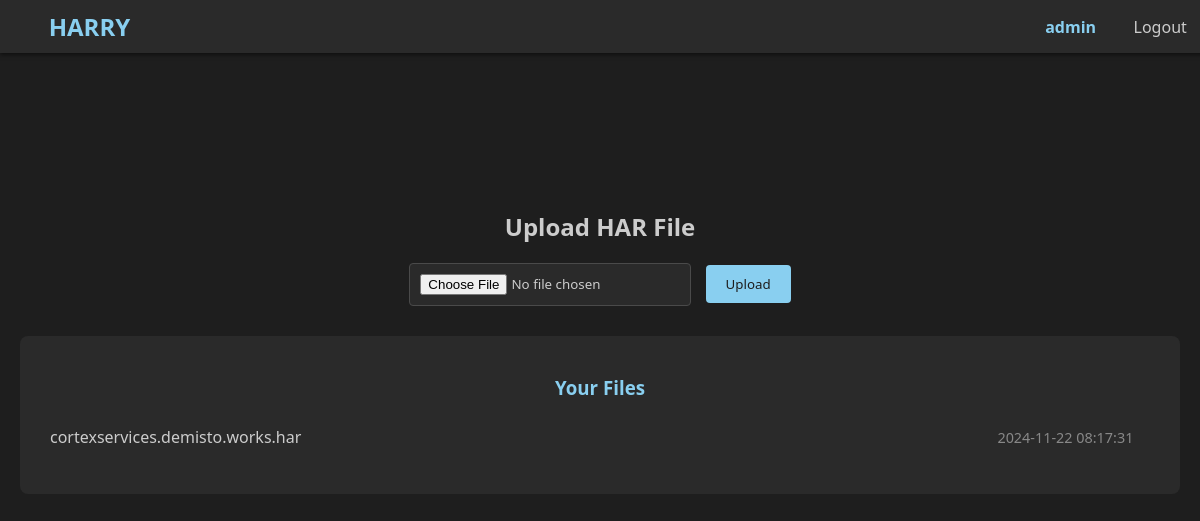
Page / (signed in) on the earlier database version.
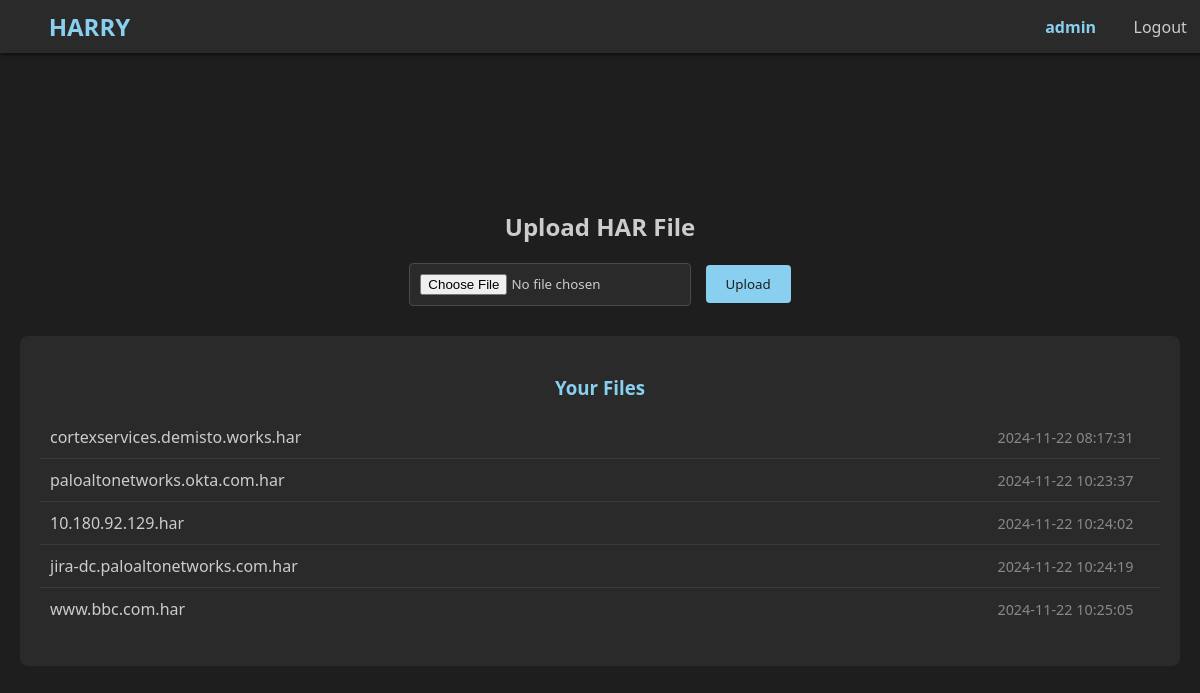
Same page on the later database version.
### models.py (models this page shows, shortened)
class User(UserMixin, db.Model):
    id = db.Column(db.Integer, primary_key=True)
    username = db.Column(db.String(80), unique=True, nullable=False)
    email = db.Column(db.String(120), unique=True, nullable=False)
    password_hash = db.Column(db.String(128))
    har_files = db.relationship('HARFile', backref='user', lazy=True)

class HARFile(db.Model):
    id = db.Column(db.Integer, primary_key=True)
    filename = db.Column(db.String(255), nullable=False)
    upload_date = db.Column(db.DateTime, nullable=False, default=datetime.utcnow)
    user_id = db.Column(db.Integer, db.ForeignKey('user.id'), nullable=False)

### app.py (the view, shortened to what this page needs)
@app.route('/', methods=['GET', 'POST'])
@login_required
def upload_file():
    user_files = get_user_files(current_user.id)
    return render_template('upload.html', app_name='HARRY', files=user_files)

### app.py (called while the page is built)
@login_manager.user_loader
def load_user(user_id):
    return User.query.get(int(user_id))

def get_user_files(user_id):
    return HARFile.query.filter_by(user_id=user_id).all()

### templates/upload.html
{% extends "base.html" %}
{% block content %}
<div class="upload-container">
    <h2>Upload HAR File</h2>
    <form method="post" enctype="multipart/form-data">
        <input type="file" name="harfile" accept=".har" aria-label="Upload HAR File" required>
        <input type="submit" value="Upload">
    </form>
    {% if files %}
    <div class="files-list">
        <h3>Your Files</h3>
        <ul id="files-list">
            {% for file in files %}
            <li>
                <a href="{{ url_for('requests_page', filename=file.filename) }}">
                    {{ file.filename }}
                </a>
                <div class="file-actions">
                    <span class="upload-date">{{ file.upload_date.strftime('%Y-%m-%d %H:%M:%S') }}</span>
                    <i class="fas fa-trash delete-btn"
                   data-filename="{{ file.filename }}"
                   title="Delete file"></i>
                </div>
            </li>
            {% endfor %}
        </ul>
    </div>
    {% endif %}</div>
{% endblock %}

### templates/base.html (shortened to what this page needs)
<!DOCTYPE html>
<html lang="en">
<head>
    <link rel="stylesheet" href="{{ url_for('static', filename='css/style.css') }}">
    <link href="https://cdnjs.cloudflare.com/ajax/libs/prism/1.29.0/themes/prism-okaidia.min.css" rel="stylesheet" />
    <link rel="stylesheet" href="https://cdnjs.cloudflare.com/ajax/libs/font-awesome/6.4.0/css/all.min.css">
</head>
<body>
    <header>
        <div class="header-left">
            <h1>
                <i class="fas fa-glasses"></i>
                <a href="{{ url_for('upload_file') }}">{{ app_name }}</a>
            </h1>
        </div>
        {% if current_user.is_authenticated %}
        <div class="header-center">
            <span class="username">{{ current_user.username }}</span>
            <a href="{{ url_for('logout') }}" class="logout-btn">
                <i class="fas fa-sign-out-alt"></i> Logout
            </a>
        </div>
        {% endif %}
    </header>
    <div class="container">
        {% block content %}{% endblock %}
    </div>
</body>
</html>

### static/css/style.css (style rules this page uses)
body { font-family: 'Segoe UI', Tahoma, Geneva, Verdana, sans-serif; background-color: #1E1E1E; color: #CCCCCC; margin: 0; padding-top: 60px; }
.container { margin: 20px; }
header { position: fixed; top: 0; width: 100%; background-color: #2A2A2A; padding: 10px 20px; box-shadow: 0 2px 4px rgba(0,0,0,0.5); z-index: 1000; display: flex; align-items: center; }
.header-left h1 { margin: 0; font-size: 1.5em; display: flex; align-items: center; }
.header-left h1 a { text-decoration: none; color: #89CFF0; }
.header-left h1 i { color: #89CFF0; margin-right: 10px; }
.upload-container { text-align: center; margin-top: 150px; }
.upload-container h2 { color: #CCCCCC; }
form { margin-top: 20px; }
input[type="file"] { padding: 10px; border: 1px solid #4A4A4A; border-radius: 4px; background-color: #2A2A2A; color: #CCCCCC; margin-right: 10px; }
input[type="submit"] { padding: 10px 20px; background-color: #89CFF0; color: #1E1E1E; border: none; border-radius: 4px; cursor: pointer; transition: background-color 0.3s ease; }
input, select, button { font-family: 'Segoe UI', Tahoma, Geneva, Verdana, sans-serif; background-color: #3A3A3A; color: #CCCCCC; border: 1px solid #4A4A4A; padding: 8px; border-radius: 4px; }
.files-list { margin-top: 30px; background-color: #2A2A2A; padding: 20px; border-radius: 8px; }
.files-list h3 { color: #89CFF0; margin-bottom: 15px; }
.files-list ul { list-style: none; padding: 0; }
.files-list li { padding: 10px; border-bottom: 1px solid #3A3A3A; display: flex; justify-content: space-between; align-items: center; }
.files-list li:last-child { border-bottom: none; }
.files-list a { color: #CCCCCC; text-decoration: none; }
.upload-date { color: #888888; font-size: 0.9em; }
.username { color: #89CFF0; font-weight: bold; }
.logout-btn { color: #CCCCCC; text-decoration: none; display: flex; align-items: center; gap: 5px; transition: color 0.3s ease; }
.delete-btn { color: #FF6961; cursor: pointer; transition: color 0.3s ease; }
header { justify-content: space-between; }
.header-center { display: flex; align-items: right; gap: 20px; position: absolute; left: 90%; transform: translateX(-50%); }

Differences in the rows shown:
added HARFile: filename "paloaltonetworks.okta.com.har", upload_date "2024-11-22 10:23:37"
added HARFile: filename "10.180.92.129.har", upload_date "2024-11-22 10:24:02"
added HARFile: filename "jira-dc.paloaltonetworks.com.har", upload_date "2024-11-22 10:24:19"
added HARFile: filename "www.bbc.com.har", upload_date "2024-11-22 10:25:05"
